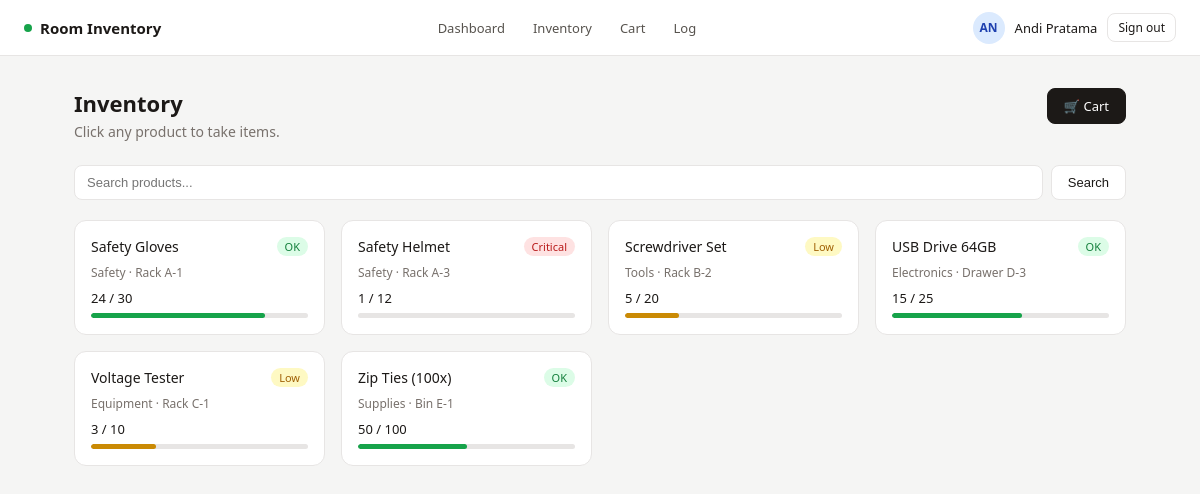
Screenshot of /inventory/ (signed in) with the database file from the repository.
### inventory/models.py (models this page shows, shortened)
class RFIDUser(models.Model):
    ROLE_CHOICES = [
        ('technician', 'Technician'),
        ('supervisor', 'Supervisor'),
        ('engineer', 'Engineer'),
        ('admin', 'Admin'),
    ]
    full_name = models.CharField(max_length=150)
    rfid_code = models.CharField(max_length=50, unique=True)  # e.g. "RFID-A1B2"
    role = models.CharField(max_length=20, choices=ROLE_CHOICES, default='technician')
    department = models.CharField(max_length=100)
    is_active = models.BooleanField(default=True)
    created_at = models.DateTimeField(auto_now_add=True)
    class Meta:
        verbose_name = "RFID User"
        ordering = ['full_name']

class Product(models.Model):
    name = models.CharField(max_length=200)
    category = models.ForeignKey(Category, on_delete=models.SET_NULL, null=True)
    description = models.TextField(blank=True)
    location = models.CharField(max_length=100, help_text="e.g. Rack A-1, Drawer B-3")
    stock = models.PositiveIntegerField(default=0)
    max_stock = models.PositiveIntegerField(default=100)
    reorder_threshold = models.PositiveIntegerField(
        default=10,
        help_text="Alert when stock falls below this number"
    )
    created_at = models.DateTimeField(auto_now_add=True)
    updated_at = models.DateTimeField(auto_now=True)
    @property
    def stock_percentage(self):
        if self.max_stock == 0:
            return 0
        return round((self.stock / self.max_stock) * 100)
    @property
    def stock_status(self):
        pct = self.stock_percentage
        if pct <= 15:
            return 'critical'
        elif pct <= 35:
            return 'low'
        return 'ok'
    class Meta:
        ordering = ['name']

class Category(models.Model):
    name = models.CharField(max_length=100)
    description = models.TextField(blank=True)
    class Meta:
        verbose_name_plural = "Categories"

### inventory/views.py (the view)
    def wrapper(request, *args, **kwargs):
        if not get_rfid_user(request):
            return redirect('rfid_login')
        return view_func(request, *args, **kwargs)

### inventory/views.py (called while the page is built)
def get_rfid_user(request):
    uid = request.session.get('rfid_user_id')
    if not uid:
        return None
    try:
        return RFIDUser.objects.get(pk=uid, is_active=True)
    except RFIDUser.DoesNotExist:
        return None

def rfid_required(view_func):
    def wrapper(request, *args, **kwargs):
        if not get_rfid_user(request):
            return redirect('rfid_login')
        return view_func(request, *args, **kwargs)
    return wrapper

def get_cart(request):
    return request.session.get('cart', {})   # {product_id: quantity}

@rfid_required
def inventory_list(request):
    rfid_user = get_rfid_user(request)
    category_filter = request.GET.get('category', '')
    search = request.GET.get('q', '')
    products = Product.objects.select_related('category').all()
    if category_filter:
        products = products.filter(category__name__icontains=category_filter)
    if search:
        products = products.filter(name__icontains=search)
    cart = get_cart(request)
    context = {
        'rfid_user': rfid_user,
        'products': products,
        'cart_count': sum(cart.values()),
        'search': search,
        'category_filter': category_filter,
    }
    return render(request, 'inventory/inventory_list.html', context)

### inventory/templates/inventory/inventory_list.html (shortened to what this page needs)
{% extends 'inventory/base.html' %}
{% block content %}
<div class="page-header" style="display: flex; justify-content: space-between; align-items: flex-start;">
  <div>
    <h1>Inventory</h1>
    <p>Click any product to take items.</p>
  </div>
  <a href="{% url 'cart' %}" class="btn btn-primary">
    🛒 Cart{% if cart_count %} ({{ cart_count }}){% endif %}
  </a>
</div>
<form method="get" style="margin-bottom: 1.25rem; display: flex; gap: 8px;">
  <input type="text" name="q" value="{{ search }}" placeholder="Search products..."
    style="flex: 1; padding: 9px 12px; border: 1px solid #e7e5e4; border-radius: 8px; font-size: 13px;">
  <button type="submit" class="btn">Search</button>
</form>
<div style="display: grid; grid-template-columns: repeat(auto-fill, minmax(220px, 1fr)); gap: 1rem;">
  {% for p in products %}
  <a href="{% url 'product_detail' p.pk %}" style="display: block;">
    <div class="card card-sm" style="height: 100%; transition: border-color 0.15s;"
         onmouseover="this.style.borderColor='#a8a29e'" onmouseout="this.style.borderColor='#e7e5e4'">
      <div style="display: flex; justify-content: space-between; align-items: flex-start; margin-bottom: 8px;">
        <h3 style="font-size: 14px; font-weight: 500;">{{ p.name }}</h3>
        <span class="badge {% if p.stock_status == 'critical' %}badge-red{% elif p.stock_status == 'low' %}badge-yellow{% else %}badge-green{% endif %}">
          {% if p.stock_status == 'critical' %}Critical{% elif p.stock_status == 'low' %}Low{% else %}OK{% endif %}
        </span>
      </div>
      <div style="font-size: 12px; color: #78716c;">{{ p.category.name }} · {{ p.location }}</div>
      <div style="font-size: 13px; font-weight: 500; margin-top: 8px;">{{ p.stock }} / {{ p.max_stock }}</div>
      <div class="stock-bar">
        <div class="stock-fill fill-{{ p.stock_status }}" style="width: {{ p.stock_percentage }}%;"></div>
      </div>
    </div>
  </a>
  {% empty %}
    <div class="empty-state" style="grid-column: 1 / -1;">No products found.</div>
  {% endfor %}
</div>
{% endblock %}

### inventory/templates/inventory/base.html (shortened to what this page needs)
<!DOCTYPE html>
<html lang="en">
<head>
</head>
<body>
{% if rfid_user %}
<nav class="navbar">
  <div class="nav-brand">
    <span class="nav-dot"></span>
    Room Inventory
  </div>
  <div class="nav-links">
    <a href="{% url 'dashboard' %}">Dashboard</a>
    <a href="{% url 'inventory_list' %}">Inventory</a>
    <a href="{% url 'cart' %}">Cart{% if cart_count %} ({{ cart_count }}){% endif %}</a>
    <a href="{% url 'transaction_log' %}">Log</a>
  </div>
  <div class="nav-user">
    <div class="avatar">{{ rfid_user.full_name|slice:":2"|upper }}</div>
    <span>{{ rfid_user.full_name }}</span>
    <a href="{% url 'rfid_logout' %}" class="btn btn-sm">Sign out</a>
  </div>
</nav>
{% endif %}
<div class="container">
  {% block content %}{% endblock %}
</div>
</body>
</html>

### inventory/templates/inventory/base.html (style rules this page uses)
*, *::before, *::after { box-sizing: border-box; margin: 0; padding: 0; }
body { font-family: system-ui, -apple-system, sans-serif; background: #f5f5f4; color: #1c1917; min-height: 100vh; }
a { color: inherit; text-decoration: none; }
.navbar { background: #fff; border-bottom: 1px solid #e7e5e4; padding: 0 1.5rem; height: 56px; display: flex; align-items: center; justify-content: space-between; position: sticky; top: 0; z-index: 100; }
.nav-brand { font-weight: 600; font-size: 15px; display: flex; align-items: center; gap: 8px; }
.nav-dot { width: 8px; height: 8px; border-radius: 50%; background: #16a34a; }
.nav-links { display: flex; align-items: center; gap: 4px; }
.nav-links a { padding: 6px 12px; border-radius: 6px; font-size: 13px; color: #57534e; transition: background 0.15s; }
.nav-user { display: flex; align-items: center; gap: 10px; font-size: 13px; }
.avatar { width: 32px; height: 32px; border-radius: 50%; background: #dbeafe; color: #1e40af; display: flex; align-items: center; justify-content: center; font-size: 12px; font-weight: 600; }
.badge { display: inline-block; padding: 2px 8px; border-radius: 999px; font-size: 11px; font-weight: 500; }
.badge-green { background: #dcfce7; color: #15803d; }
.badge-yellow { background: #fef9c3; color: #a16207; }
.badge-red { background: #fee2e2; color: #b91c1c; }
.container { max-width: 1100px; margin: 0 auto; padding: 2rem 1.5rem; }
.page-header { margin-bottom: 1.5rem; }
.page-header h1 { font-size: 22px; font-weight: 600; }
.page-header p { color: #78716c; font-size: 14px; margin-top: 4px; }
.card { background: #fff; border: 1px solid #e7e5e4; border-radius: 12px; padding: 1.25rem; }
.card-sm { padding: 1rem; }
.btn { display: inline-flex; align-items: center; gap: 6px; padding: 8px 16px; border-radius: 8px; font-size: 13px; font-weight: 500; border: 1px solid #e7e5e4; background: #fff; cursor: pointer; transition: background 0.15s; color: #1c1917; }
.btn-primary { background: #1c1917; color: #fff; border-color: #1c1917; }
.btn-sm { padding: 5px 10px; font-size: 12px; }
.stock-bar { width: 100%; height: 5px; border-radius: 3px; background: #e7e5e4; overflow: hidden; margin-top: 6px; }
.stock-fill { height: 100%; border-radius: 3px; }
.fill-ok { background: #16a34a; }
.fill-low { background: #ca8a04; }

### rows the page displays
RFIDUser: full_name "AN", full_name "Andi Pratama"
Product: name "Safety Gloves", shows "OK", category.name "Safety", location "Rack A-1", stock "24", max_stock "30"
Product: name "Safety Helmet", shows "Critical", category.name "Safety", location "Rack A-3", stock "1", max_stock "12"
Product: name "Screwdriver Set", shows "Low", category.name "Tools", location "Rack B-2", stock "5", max_stock "20"
Product: name "USB Drive 64GB", shows "OK", category.name "Electronics", location "Drawer D-3", stock "15", max_stock "25"
Product: name "Voltage Tester", shows "Low", category.name "Equipment", location "Rack C-1", stock "3", max_stock "10"
Product: name "Zip Ties (100x)", shows "OK", category.name "Supplies", location "Bin E-1", stock "50", max_stock "100"
